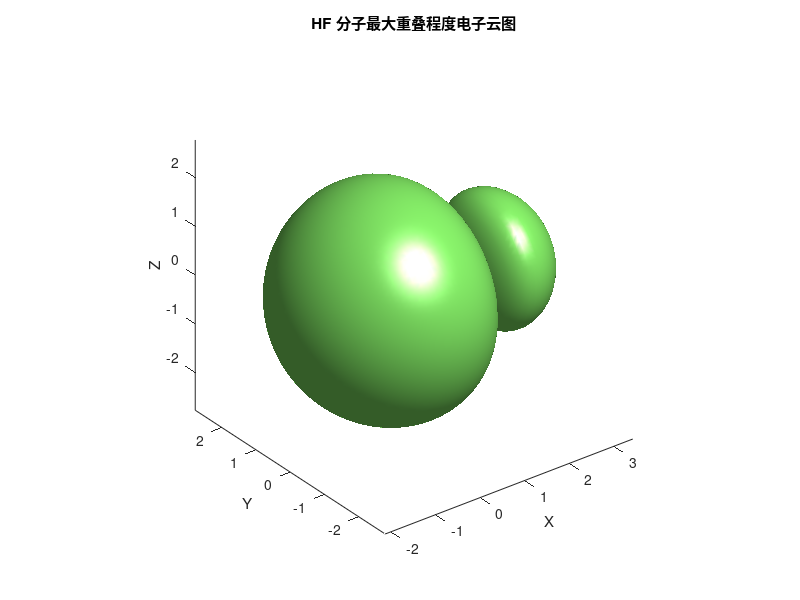

This chart was generated by the following MATLAB code:
% 定义空间网格
[x, y, z] = meshgrid(linspace(-5, 5, 100), linspace(-5, 5, 100), linspace(-5, 5, 100));

% 定义H和F原子的坐标
H = [0, 0, 0];
F = [1.7, 0, 0]; % 大约1.7埃的键长

% 定义简单的原子轨道函数 (s轨道和p轨道)
orbital_H = @(x, y, z, center) exp(-sqrt((x-center(1)).^2 + (y-center(2)).^2 + (z-center(3)).^2));
orbital_F = @(x, y, z, center) (x-center(1)) .* exp(-sqrt((x-center(1)).^2 + (y-center(2)).^2 + (z-center(3)).^2));

% 计算电子密度分布，考虑最大重叠态
rho = orbital_H(x, y, z, H) .* orbital_F(x, y, z, F);

% 绘制等值面图
figure;
isosurface(x, y, z, abs(rho), 0.01); % 设置等值面
axis equal;
colormap jet;
title('HF 分子最大重叠程度电子云图');
xlabel('X');
ylabel('Y');
zlabel('Z');
